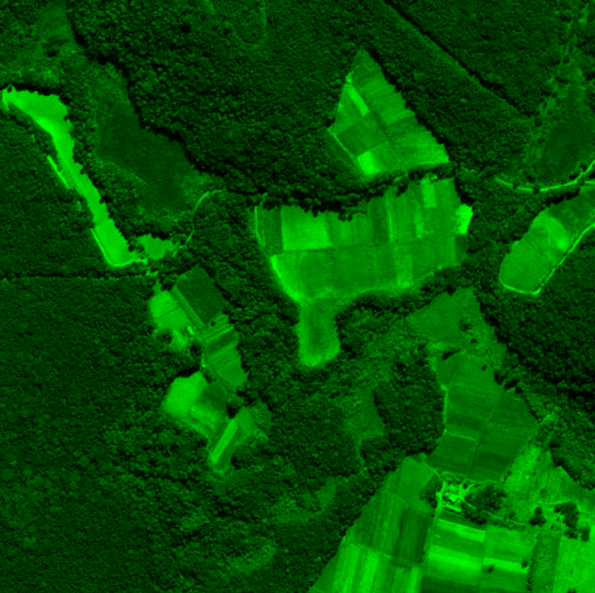
#> input picture img-proc-amanda/Banda_G_Antes.png, 595 x 593 px
$ python FalsoNDVI.py
#> lines starting #> are read from the running program, lines starting #| are printed output that depends on the picture
# -*- coding: utf-8 -*-
"""
Created on Wed Sep 16 10:57:40 2020

@author: Amanda
"""

# import numpy as np
import cv2

G1 = cv2.imread('Banda_G_Antes.png')
#> G1 is the input picture: shape (593, 595, 3); mean B, G, R 0, 79.6, 0
R1 = cv2.imread('Banda_R_Antes.png')
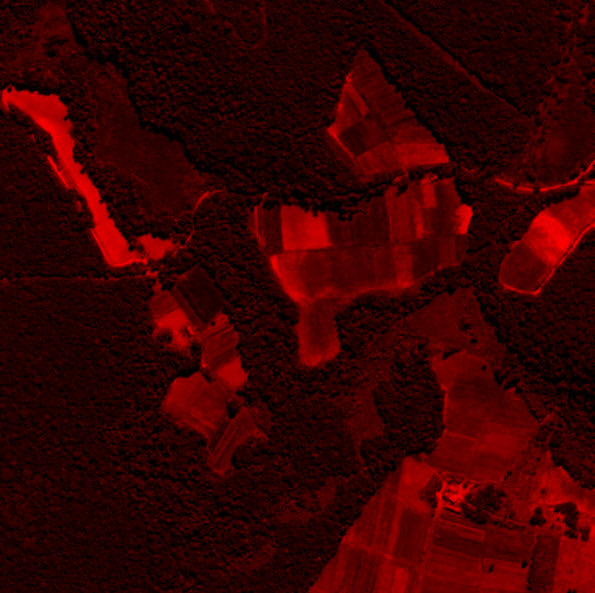
#> input picture img-proc-amanda/Banda_R_Antes.png, 595 x 593 px
#> R1 is the input picture: shape (593, 595, 3); mean B, G, R 0, 0, 56.4
B1 = cv2.imread('Banda_B_Antes.png')
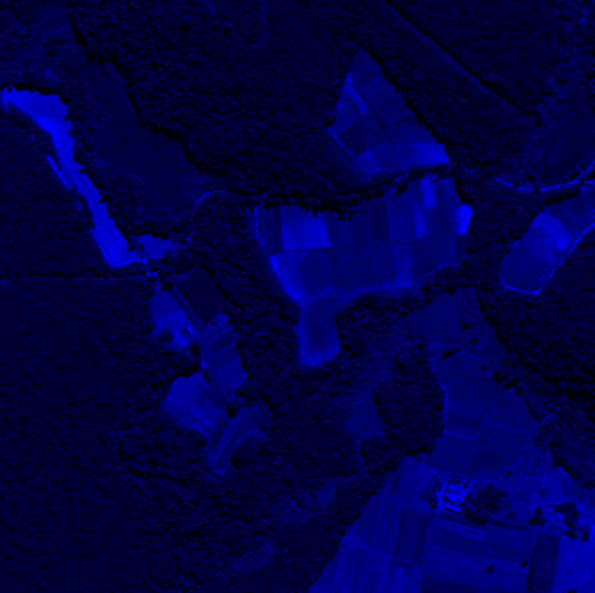
#> input picture img-proc-amanda/Banda_B_Antes.png, 595 x 593 px
#> B1 is the input picture: shape (593, 595, 3); mean B, G, R 70.7, 0, 0

FalsoNDVI_Antes = (G1 - R1) / ((G1 + R1) - B1)
#> FalsoNDVI_Antes: shape (593, 595, 3) float64; 0.38% of the values are NaN or infinite; the others: min 0, max 255, mean 3.14

cv2.imshow("falsoNDVI1", FalsoNDVI_Antes)
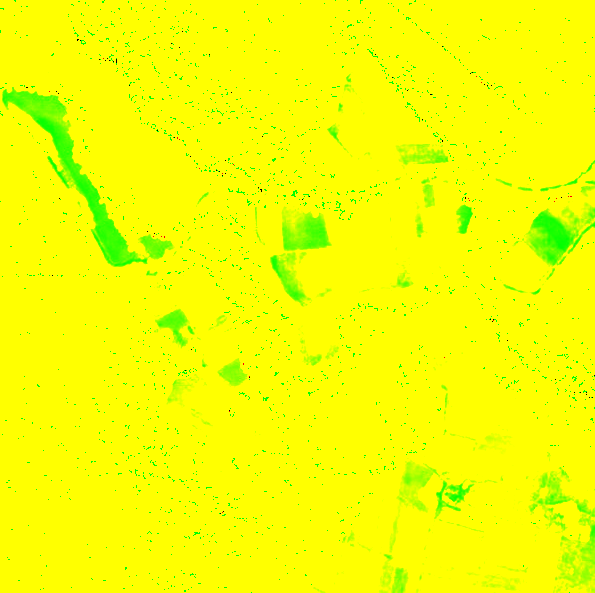
#> window 'falsoNDVI1': shape (593, 595, 3); mean B, G, R 0, 254.9, 245

#------------------------------------------------------------------------------

G2 = cv2.imread('Banda_G1_Depois.png')
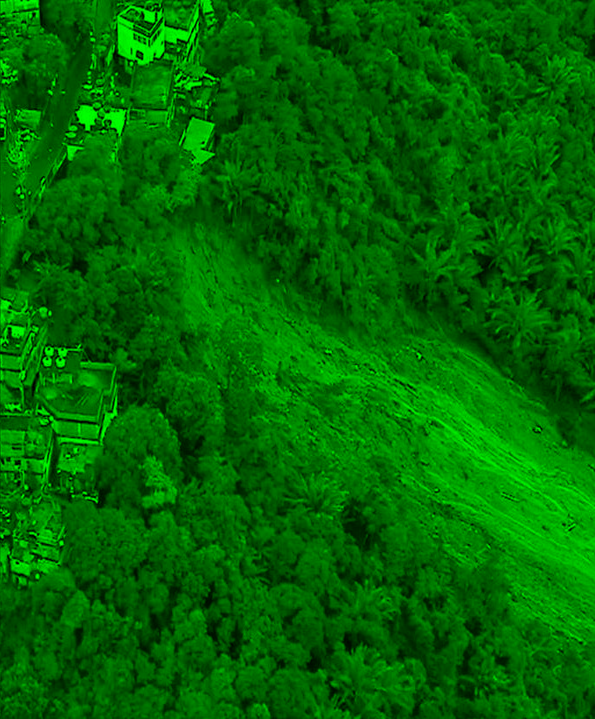
#> input picture img-proc-amanda/Banda_G1_Depois.png, 595 x 719 px
#> G2 is the input picture: shape (719, 595, 3); mean B, G, R 0, 103.4, 0
R2 = cv2.imread('Banda_R1_Depois.png')
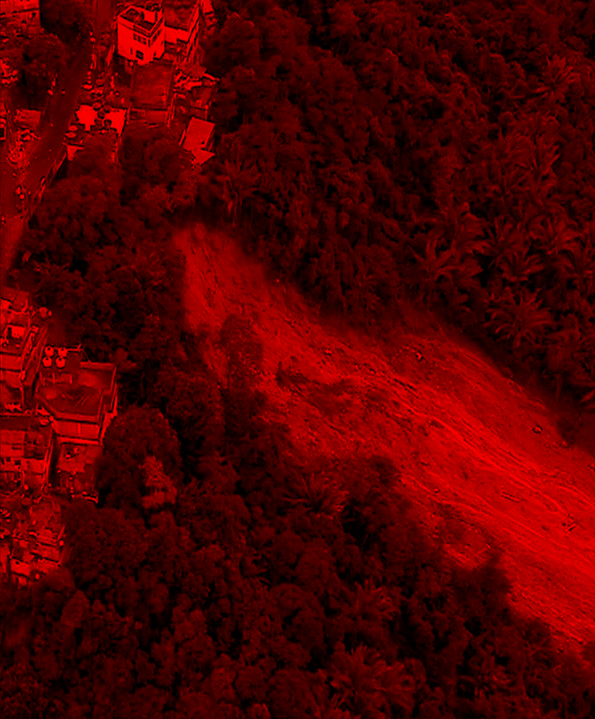
#> input picture img-proc-amanda/Banda_R1_Depois.png, 595 x 719 px
#> R2 is the input picture: shape (719, 595, 3); mean B, G, R 0, 0, 80.6
B2 = cv2.imread('Banda_B1_Depois.png')
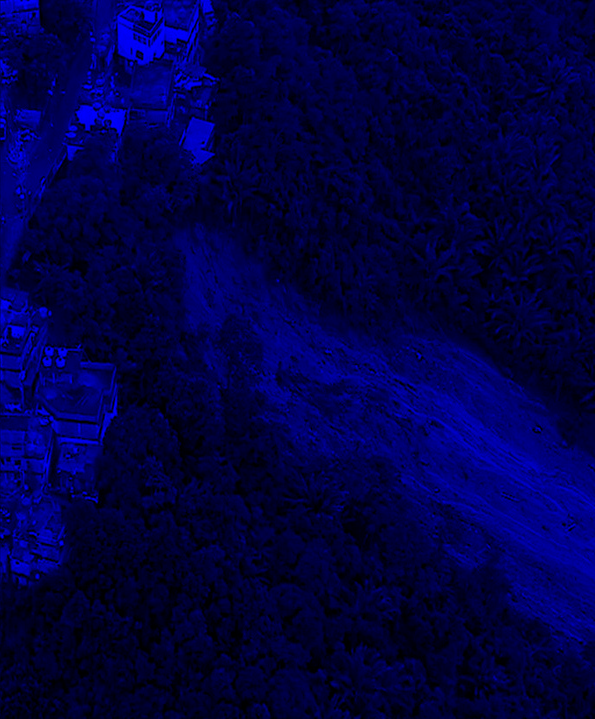
#> input picture img-proc-amanda/Banda_B1_Depois.png, 595 x 719 px
#> B2 is the input picture: shape (719, 595, 3); mean B, G, R 68, 0, 0

FalsoNDVI_Depois = (G2 - R2) / ((G2 + R2) - B2)
#> FalsoNDVI_Depois: shape (719, 595, 3) float64; 0.41% of the values are NaN or infinite; the others: min 0, max 255, mean 2.15

cv2.imshow("falsoNDVI2", FalsoNDVI_Depois)
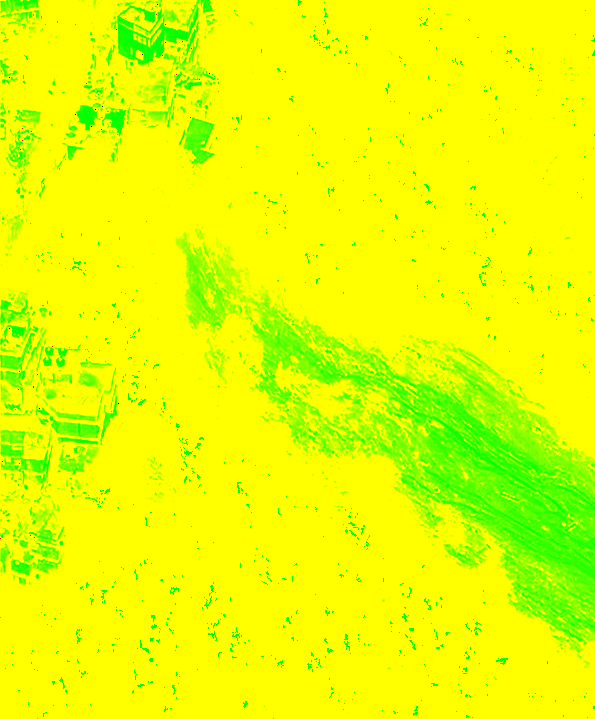
#> window 'falsoNDVI2': shape (719, 595, 3); mean B, G, R 0, 255, 230.3

#------------------------------------------------------------------------------

G3 = cv2.imread('Banda_G1_Antes.png')
R3 = cv2.imread('Banda_R1_Antes.png')
B3 = cv2.imread('Banda_B1_Antes.png')

#> (the run stopped early here; a loop or call above may not have finished)
